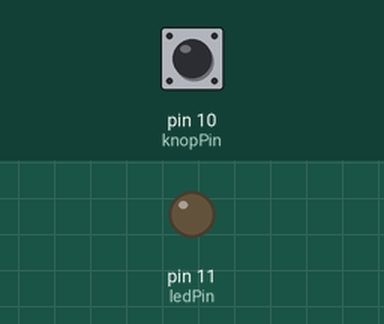
This sketch was run on a simulated Arduino Uno, built with avr-gcc and run on an emulated ATmega328P. Parts: output pins drawn as LEDs (lit = HIGH). Dashed ring = blinking. Inputs (shaded band) come from the test bench; at power-on: pin 10 (knopPin) LOW.

Above: at 1.2 s.
1.3 s: pin 10 (knopPin) pulled HIGH for 1 s
At 1.45 s:
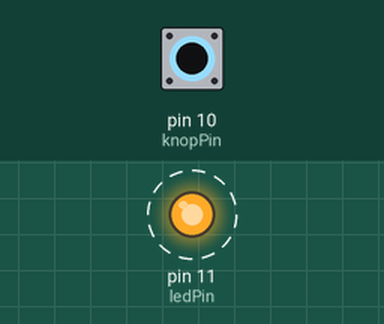
4.3 s: pin 10 (knopPin) pulled HIGH for 3.2 s
At 8.5 s:
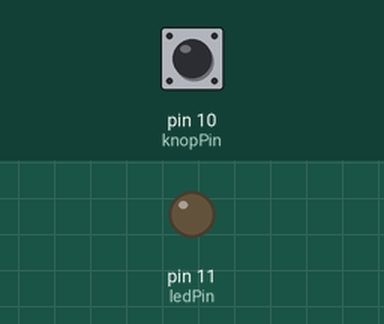
Timing chart, 0 to 10.0 s (numbered marks = the images above; inputs shaded):
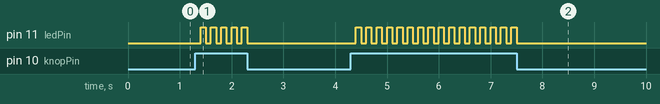

Measured:
- after the input at 1.3 s, pin 11 (ledPin): alternates HIGH for 0.10 s and LOW for 0.10 s, 10 changes in all, then stays LOW, starting after 0.10 s
- after the input at 4.3 s, pin 11 (ledPin): alternates HIGH for 0.10 s and LOW for 0.10 s, 32 changes in all, then stays LOW, starting after 0.10 s

The sketch:

sketch_sep10c.ino
```cpp
const int ledPin = 11;
const int knopPin = 10;
int statusKnop = 0; // status van de knop: LOW of HIGH
bool light = false; // toggle of het licht aan of uit staat

void setup()
{
  // zet led pin output en knop pin input
  pinMode(ledPin, OUTPUT);
  pinMode(knopPin, INPUT);
}

void loop()
{
  statusKnop = digitalRead(knopPin); // lees knop waarde uit

  if (statusKnop == HIGH) { // als knop word ingedrukt
    light = !light; // toggle licht, naar aan als uit, naar uit als aan
    delay(100); // wacht 100 ms zodat de code niet direct opnieuw uitvoerd als je de knop nog niet hebt losgelaten
  }
  if (light) {
    digitalWrite(ledPin, HIGH); // zet led aan
  } else {
    digitalWrite(ledPin, LOW); // zet led uit
  }
}
```
